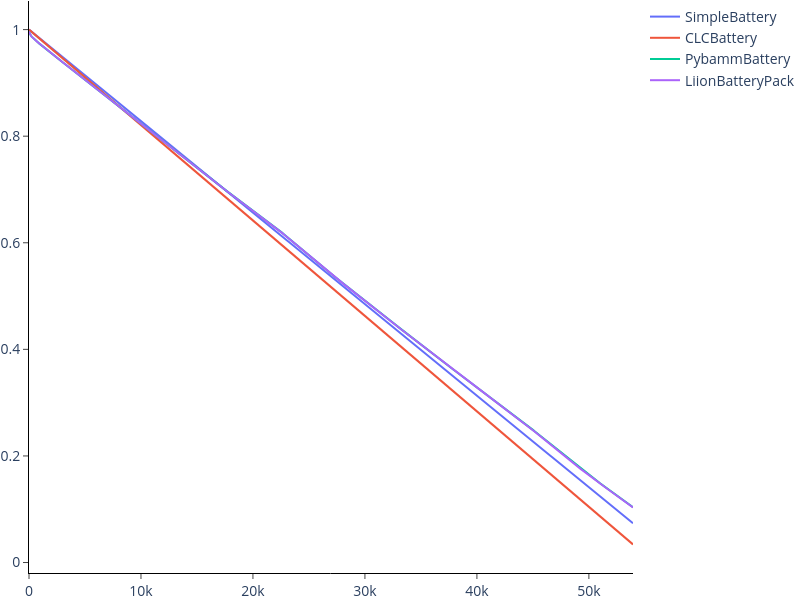

This figure's notebook cell:
### Code cell
fig = go.Figure()
fig.update_layout(
    width=800,
    height=600,
    margin={"r": 0, "l": 0, "t": 0.9, "b": 0},
    paper_bgcolor="rgba(0,0,0,0)", plot_bgcolor="rgba(0,0,0,0)",
    font_size=14,
)
fig.update_xaxes(
    {"showline": True, "linewidth": 1, "linecolor": "black", "ticks":"outside"}
)
fig.update_yaxes(
    {"showline": True, "linewidth": 1, "linecolor": "black", "ticks":"outside"}
)
for battery in ["SimpleBattery", "CLCBattery", "PybammBattery", "LiionBatteryPack"]:
    df = pd.read_csv(f"results/{battery}.csv", index_col=0)
    fig.add_trace(
        go.Scatter(x=[i * STEP_SIZE for i in range(len(df.index))], y=df["storage.soc"], name=battery, mode="lines")
    )
fig.show()

### Figure 1 — Plotly figure (JSON) as saved in the notebook; plotly's stock layout.template omitted (floating-point values rounded to 4 significant figures; data arrays with more than 128 entries replaced by an {"elided": "..."} marker saying what was removed)
{"data": [{"mode": "lines", "name": "SimpleBattery", "type": "scatter", "x": {"elided": "900 int values"}, "y": {"elided": "900 float values"}}, {"mode": "lines", "name": "CLCBattery", "type": "scatter", "x": {"elided": "900 int values"}, "y": {"elided": "900 float values"}}, {"mode": "lines", "name": "PybammBattery", "type": "scatter", "x": {"elided": "900 int values"}, "y": {"elided": "900 float values"}}, {"mode": "lines", "name": "LiionBatteryPack", "type": "scatter", "x": {"elided": "900 int values"}, "y": {"elided": "900 float values"}}], "layout": {"font": {"size": 14}, "height": 600, "margin": {"b": 0, "l": 0, "r": 0, "t": 0.9}, "paper_bgcolor": "rgba(0,0,0,0)", "plot_bgcolor": "rgba(0,0,0,0)", "width": 800, "xaxis": {"linecolor": "black", "linewidth": 1, "showline": true, "ticks": "outside"}, "yaxis": {"linecolor": "black", "linewidth": 1, "showline": true, "ticks": "outside"}}}
